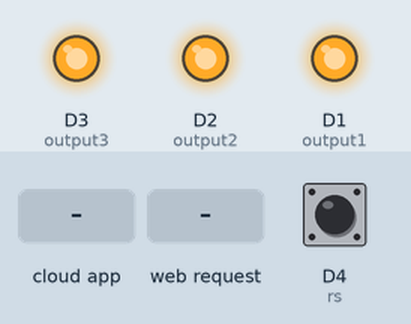
Recording of a sketch running on a simulated ESP8266 (NodeMCU). Parts: output pins drawn as LEDs (lit = HIGH). The test bench sets the inputs (shaded band); at power-on: D4 (rs) HIGH. WiFi joins after 1.5 s; servers stay silent unless stated; the Firebase database answers and starts empty; what the sketch prints to the serial monitor is not drawn.

Above: at 3.3 s.
3.4 s: the phone or cloud app sets D1 to 1
At 3.7 s:
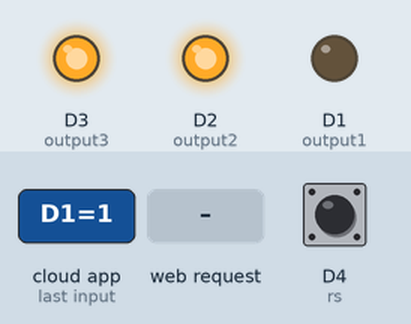
5.3 s: the phone or cloud app sets D2 to 1
At 5.55 s:
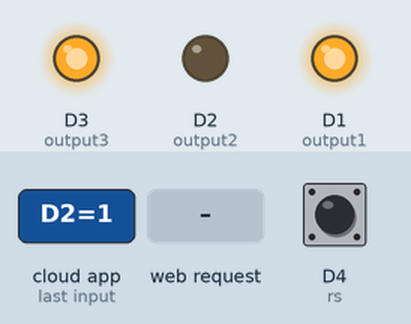
7.1 s: the phone or cloud app sets D3 to 1
At 7.4 s:
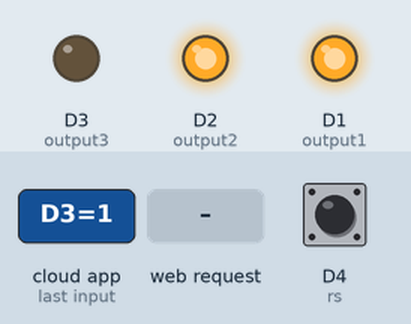
13.2 s: HTTP request GET /1/on received
At 15.4 s:
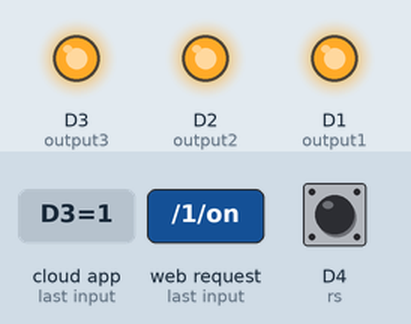
Timing chart, 0 to 16.9 s (numbered marks = the images above; inputs shaded):
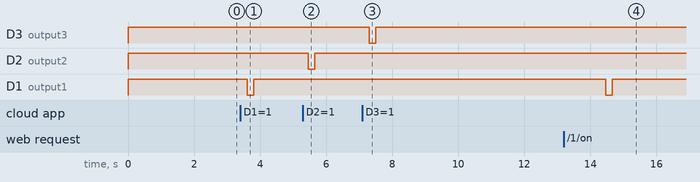

The sketch:

iron_gate.ino
```cpp
// https://www.grc.com/fingerprints.htm
#include <ESP8266WiFi.h>
#include <ESP8266WebServer.h>
#include <WiFiManager.h>
#include <Firebase_ESP_Client.h>

#include "addons/TokenHelper.h"
#include "addons/RTDBHelper.h"

String ele = "3stat";

WiFiServer server(80);

String header;

String output1State = "off";
String output2State = "off";
String output3State = "off";

const int output1 = D1;
const int output2 = D2;
const int output3 = D3;
const int rs = D4;
int RS;

unsigned long currentTime = millis();
unsigned long previousTime = 0;
const long timeoutTime = 2000;

#define DATABASE_URL "https://esp8266-ai2-default-rtdb.firebaseio.com"
#define API_KEY "AIzaSyAF4OdtYUAomk_4WnvE5MXb_nphlQ33UyA"
FirebaseData fbdo;
FirebaseAuth auth;
FirebaseConfig config;
unsigned long sendDataPrevMillis = 0;
int count = 0;
bool signupOK = false;

String A = "";
String hs = "";
String STAT1 = "";
String STAT2 = "";
String STAT3 = "";

void setup() {
  Serial.begin(115200);

  pinMode(output1, OUTPUT);    digitalWrite(output1, HIGH);
  pinMode(output2, OUTPUT);    digitalWrite(output2, HIGH);
  pinMode(output3, OUTPUT);    digitalWrite(output3, HIGH);
  pinMode(rs, INPUT_PULLUP);   digitalWrite(rs, HIGH);

  WiFiManager wifiManager;

  RS = digitalRead(rs);
  if (RS == LOW){
    wifiManager.resetSettings();
  }

  wifiManager.autoConnect("SmartStuff");
  A = WiFi.localIP().toString();
  hs = WiFi.localIP().toString();

  if (hs[3] == '.'){
    hs[3] = 'o';
  }
  if (hs[7] == '.'){
    hs[7] = 'o';
  }
  if (hs[9] == '.'){
    hs[9] = 'o';
  }
  if (hs[10] == '.'){
    hs[10] = 'o';
  }
  if (hs[11] == '.'){
    hs[11] = 'o';
  }

  STAT1 = hs + "/D1";
  STAT2 = hs + "/D2";
  STAT3 = hs + "/D3";
  String fs = hs + "/FinalStat";

  config.api_key = API_KEY;
  config.database_url = DATABASE_URL;
  if (Firebase.signUp(&config, &auth, "", "")){
    Serial.println("ok");
    signupOK = true;
  }
  else{
    Serial.printf("%s\n", config.signer.signupError.message.c_str());
  }
  config.token_status_callback = tokenStatusCallback;
  Firebase.begin(&config, &auth);
  Firebase.reconnectWiFi(true);
  Firebase.RTDB.setString(&fbdo, STAT1, "0");
  Firebase.RTDB.setString(&fbdo, STAT2, "0");
  Firebase.RTDB.setString(&fbdo, STAT3, "0");
  Firebase.RTDB.setString(&fbdo, fs, "重設狀態");

  server.begin();
}

void loop(){
  WiFiClient client = server.available();

  if (Firebase.RTDB.getString(&fbdo, STAT1)) {
    if (fbdo.stringData() == "0") {
      output1State = "off";
    }
    else if (fbdo.stringData() == "1") {
      Serial.println("鐵捲門打開");
      output1State = "on";
      digitalWrite(output1, LOW);
      delay(200);
      digitalWrite(output1, HIGH);
      Firebase.RTDB.setString(&fbdo, STAT1, "0");
    }
  }

  if (Firebase.RTDB.getString(&fbdo, STAT2)) {
    if (fbdo.stringData() == "0") {
      output1State = "off";
    }
    else if (fbdo.stringData() == "1") {
      Serial.println("鐵捲門停");
      output1State = "on";
      digitalWrite(output2, LOW);
      delay(200);
      digitalWrite(output2, HIGH);
      Firebase.RTDB.setString(&fbdo, STAT2, "0");
    }
  }

  if (Firebase.RTDB.getString(&fbdo, STAT3)) {
    if (fbdo.stringData() == "0") {
      output1State = "off";
    }
    else if (fbdo.stringData() == "1") {
      Serial.println("鐵捲門關下");
      output1State = "on";
      digitalWrite(output3, LOW);
      delay(200);
      digitalWrite(output3, HIGH);
      Firebase.RTDB.setString(&fbdo, STAT3, "0");
    }
  }

  if (client) {
    Serial.println("New Client.");
    String currentLine = "";
    currentTime = millis();
    previousTime = currentTime;
    while (client.connected() && currentTime - previousTime <= timeoutTime) { // loop while the client's connected
      currentTime = millis();
      if (client.available()) {
//        header = client.readStringUntil('\r');
        char c = client.read();
        Serial.write(c);
       header += c;
        if (c == '\n') {
          if (currentLine.length() == 0) {
            client.println("HTTP/1.1 200 OK");
            client.println("Content-type:text/html");
            client.println("Connection: close");
            client.println();
            Serial.println(header);

            if (header.indexOf("GET /1/on") >= 0) {
              Firebase.RTDB.setString(&fbdo, STAT1, "1");
              Serial.println("D1 on");
              delay(200);
            }
            else if (header.indexOf("GET /2/on") >= 0) {
              Firebase.RTDB.setString(&fbdo, STAT2, "1");
              Serial.println("D2 on");
              delay(200);
            }
            else if (header.indexOf("GET /3/on") >= 0) {
              Firebase.RTDB.setString(&fbdo, STAT3, "1");
              Serial.println("D3 on");
              delay(200);
            }


            client.println("<!DOCTYPE html><html>");
            client.println("<head><meta charset='utf-8' name=\"viewport\" content=\"width=device-width, initial-scale=1\">");
            client.println("<link rel=\"icon\" href=\"data:,\">");

            client.println("<style>html { font-family: Helvetica; display: inline-block; margin: 0px auto; text-align: center;}");
            client.println(".button { background-color: #195B6A; border: none; color: white; padding: 16px 40px;");
            client.println("text-decoration: none; font-size: 30px; margin: 2px; cursor: pointer;}");
            client.println(".button2 {background-color: #77878A;}</style>");
            client.println("</head>");


            client.println("<body><h1>LO220鐵捲門開關</h1>");

            client.println("<p><a href=\"/1/on\"><button class=\"button\">UP</button></a></p>");
            client.println("<p><a href=\"/2/on\"><button class=\"button\">STOP</button></a></p>");
            client.println("<p><a href=\"/3/on\"><button class=\"button\">DOWN</button></a></p>");

            client.println("</body></html>");

            client.println();
            break;
          } else {
            currentLine = "";
          }
        } else if (c != '\r') {
          currentLine += c;
        }
      }
    }
    header = "";
    client.stop();
    Serial.println("Client disconnected.");
    Serial.println("");
  }
}
```

Measured:
- after the input at 3.4 s, D1 (output1): HIGH → LOW after 0.21 s, → HIGH 0.20 s later
- after the input at 5.3 s, D2 (output2): HIGH → LOW after 0.16 s, → HIGH 0.20 s later
- after the input at 7.1 s, D3 (output3): HIGH → LOW after 0.21 s, → HIGH 0.20 s later
- after the input at 13.2 s, D1 (output1): HIGH → LOW after 1.3 s, → HIGH 0.20 s later
